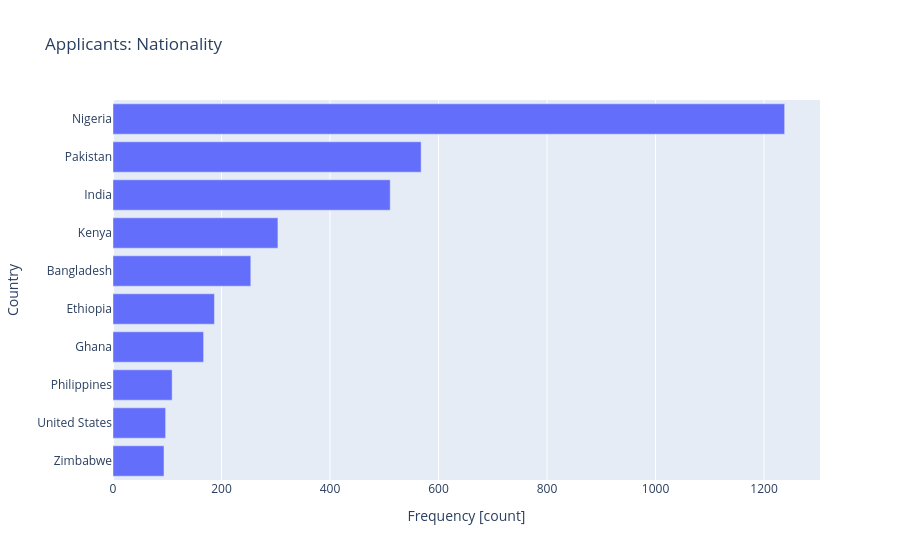

Here is the notebook cell this chart was saved with:
### Markdown cell above
**Task 7.1.10:** Create a horizontal bar chart of the 10 countries with the largest representation in `df_nationality`. Be sure to label your x-axis `"Frequency [count]"`, your y-axis `"Country"`, and use the title `"DS Applicants by Country"`.

- [What's a bar chart?](../%40textbook/08-visualization-plotly.ipynb#Bar-Chart)
- [Create a bar chart using plotly express.](../%40textbook/08-visualization-plotly.ipynb#Bar-Chart)

### Code cell
# Create a horizontal bar chart
fig = px.bar(
    data_frame=df_nationality.tail(10),
    x="count",
    y= "country_name",
    orientation = "h",
    title = "Applicants: Nationality"
)
# Set axis labels
fig.update_layout(xaxis_title= "Frequency [count]", yaxis_title= "Country" )
fig.show()

### Figure 1 — Plotly figure (JSON) as saved in the notebook; plotly's stock layout.template omitted (floating-point values rounded to 4 significant figures)
{"data": [{"alignmentgroup": "True", "hovertemplate": "count=%{x}<br>country_name=%{y}<extra></extra>", "legendgroup": "", "marker": {"color": "#636efa", "pattern": {"shape": ""}}, "name": "", "offsetgroup": "", "orientation": "h", "showlegend": false, "textposition": "auto", "type": "bar", "x": [94, 97, 109, 167, 187, 254, 304, 511, 568, 1238], "xaxis": "x", "y": ["Zimbabwe", "United States", "Philippines", "Ghana", "Ethiopia", "Bangladesh", "Kenya", "India", "Pakistan", "Nigeria"], "yaxis": "y"}], "layout": {"barmode": "relative", "legend": {"tracegroupgap": 0}, "title": {"text": "Applicants: Nationality"}, "xaxis": {"anchor": "y", "domain": [0, 1], "title": {"text": "Frequency [count]"}}, "yaxis": {"anchor": "x", "domain": [0, 1], "title": {"text": "Country"}}}}
